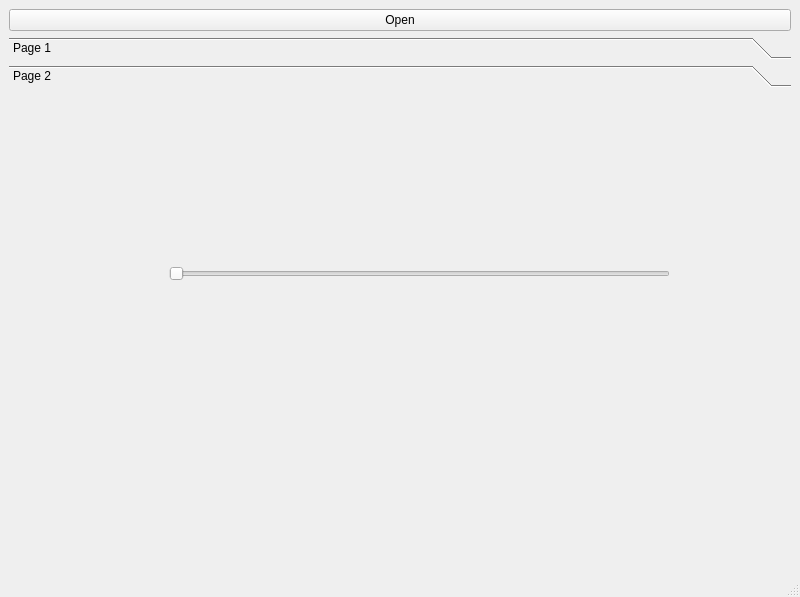
<?xml version="1.0" encoding="UTF-8"?>
<ui version="4.0">
 <class>MainWindow</class>
 <widget class="QMainWindow" name="MainWindow">
  <property name="geometry">
   <rect>
    <x>0</x>
    <y>0</y>
    <width>800</width>
    <height>597</height>
   </rect>
  </property>
  <property name="windowTitle">
   <string>MainWindow</string>
  </property>
  <widget class="QWidget" name="centralwidget">
   <layout class="QGridLayout" name="gridLayout_2">
    <item row="0" column="0">
     <layout class="QGridLayout" name="gridLayout">
      <item row="1" column="0">
       <widget class="QPushButton" name="Open_Button">
        <property name="text">
         <string>Open</string>
        </property>
       </widget>
      </item>
      <item row="2" column="0">
       <widget class="QToolBox" name="toolBox">
        <property name="currentIndex">
         <number>1</number>
        </property>
        <widget class="QWidget" name="page_3">
         <property name="geometry">
          <rect>
           <x>0</x>
           <y>0</y>
           <width>780</width>
           <height>453</height>
          </rect>
         </property>
         <attribute name="label">
          <string>Page 1</string>
         </attribute>
        </widget>
        <widget class="QWidget" name="page_4">
         <property name="geometry">
          <rect>
           <x>0</x>
           <y>0</y>
           <width>780</width>
           <height>453</height>
          </rect>
         </property>
         <attribute name="label">
          <string>Page 2</string>
         </attribute>
         <widget class="QSlider" name="horizontalSlider">
          <property name="geometry">
           <rect>
            <x>160</x>
            <y>120</y>
            <width>501</width>
            <height>121</height>
           </rect>
          </property>
          <property name="orientation">
           <enum>Qt::Horizontal</enum>
          </property>
         </widget>
        </widget>
       </widget>
      </item>
     </layout>
    </item>
   </layout>
  </widget>
  <widget class="QMenuBar" name="menubar">
   <property name="geometry">
    <rect>
     <x>0</x>
     <y>0</y>
     <width>800</width>
     <height>21</height>
    </rect>
   </property>
  </widget>
  <widget class="QStatusBar" name="statusbar"/>
 </widget>
 <resources/>
 <connections/>
</ui>
